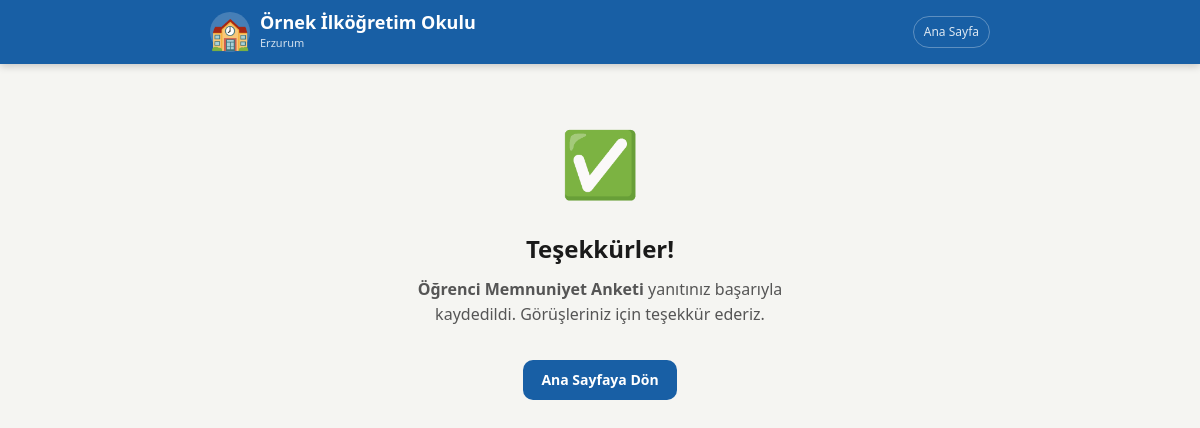
/tesekkur/1, run on an earlier commit of the app's database.
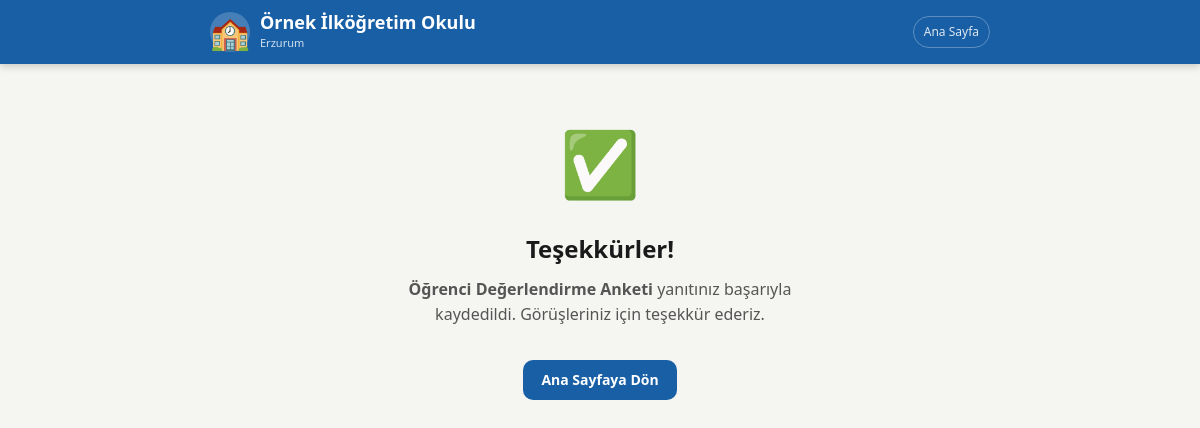
And on a later commit of the database.
### tables this page shows
CREATE TABLE anketler (
            id INTEGER PRIMARY KEY AUTOINCREMENT,
            rol TEXT NOT NULL, baslik TEXT NOT NULL,
            icon TEXT NOT NULL DEFAULT '📝',
            aktif INTEGER DEFAULT 1, sira INTEGER DEFAULT 0,
            baslangic_tarihi TEXT DEFAULT NULL,
            bitis_tarihi TEXT DEFAULT NULL,
            aciklama TEXT DEFAULT '',
            gorunum TEXT DEFAULT 'varsayilan'
        );

### app.py (the view)
@app.route("/tesekkur/<int:anket_id>")
def tesekkur(anket_id):
    with db() as c:
        a=c.execute("SELECT * FROM anketler WHERE id=?",(anket_id,)).fetchone()
    ctx=gctx(); ctx["anket"]=dict(a) if a else {"baslik":"Anket","icon":"✅","id":0}
    return render_template("tesekkur.html",**ctx)

### app.py (called while the page is built)
def db():
    con = sqlite3.connect(DB)
    con.row_factory = sqlite3.Row
    return con

def ayar(k, v=""):
    with db() as c:
        r=c.execute("SELECT deger FROM ayarlar WHERE anahtar=?",(k,)).fetchone()
    return r["deger"] if r else v

### templates/tesekkur.html (shortened to what this page needs)
{% extends "base.html" %}
{% block icerik %}
<div class="kap" style="text-align:center;padding-top:3rem">
  <div style="font-size:64px;margin-bottom:1rem">✅</div>
  <h1 style="font-size:24px;font-weight:800;margin-bottom:8px">Teşekkürler!</h1>
  <p style="font-size:16px;color:var(--metin-ik);margin-bottom:2rem;max-width:400px;margin-left:auto;margin-right:auto">
    <strong>{{ anket.baslik }}</strong> yanıtınız başarıyla kaydedildi. Görüşleriniz için teşekkür ederiz.
  </p>
  <div style="display:flex;gap:10px;justify-content:center;flex-wrap:wrap">
    <a href="/" class="btn btn-ana">Ana Sayfaya Dön</a>
  </div>
</div>
{% endblock %}

What changed in the data, as far as the page shows it:
changed anketler: baslik "Öğrenci Memnuniyet Anketi" → "Öğrenci Değerlendirme Anketi"
